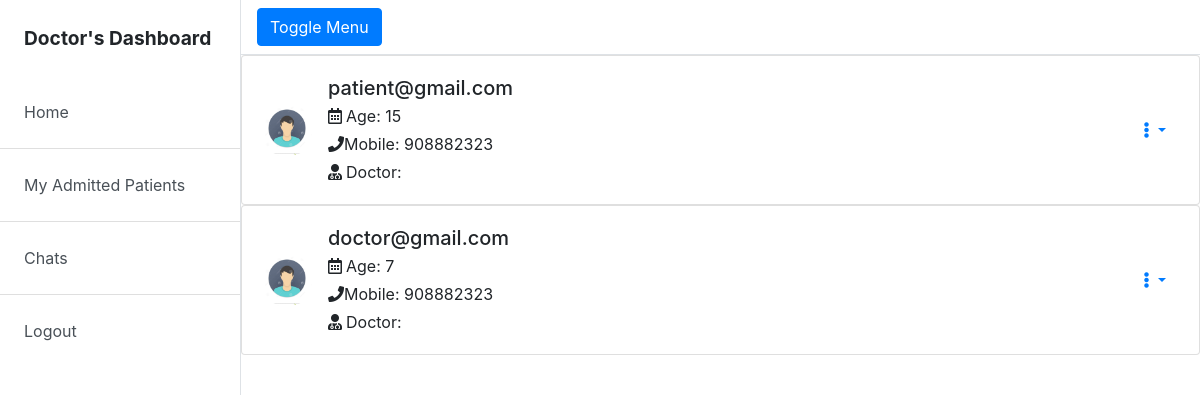
Page /patients/ (signed in) on the committed database.
### Hospital_Management/models.py (models this page shows, shortened)
class PatientDetails(models.Model):
    patient = models.OneToOneField(User, on_delete=models.CASCADE, primary_key=True)
    mobile = models.IntegerField()
    age = models.IntegerField()
    weight = models.PositiveIntegerField()
    height = models.PositiveIntegerField()
    blood_type = models.CharField(max_length=4)
    address = models.CharField(max_length=50)
    symptoms = models.CharField(max_length=30)
    entry = models.DateField(auto_now_add=True)
    def __str__(self):
        return self.patient.get_name()

class User(AbstractBaseUser, PermissionsMixin):
    email = models.EmailField(unique=True, null=True, db_index=True, verbose_name='email address', max_length=255)
    is_staff = models.BooleanField(default=False)
    is_patient = models.BooleanField(default=False)
    is_active = models.BooleanField(default=True)
    is_admin = models.BooleanField(default=False)
    firstname = models.CharField(max_length=30)
    lastname = models.CharField(max_length=30)
    is_superuser = models.BooleanField(default=False)
    REQUIRED_FIELDS = []
    USERNAME_FIELD = 'email'
    objects = MyUserManager()
    def has_perm(self, perm, obj=None):
        return True
    def get_name(self):
        return self.email

### Hospital_Management/views.py (the view)
# urls.py: path('patients/', Patients.as_view(), name='patients'),
class Patients(LoginRequiredMixin, PermissionRequiredMixin, generic.ListView):
    permission_required = ('Hospital_Management.view_patient', )
    model = models.PatientDetails
    template_name = 'patient_templates/patients.html'
    def get_context_data(self, *args, **kwargs):
        context = super(Patients, self).get_context_data(*args, **kwargs)
        context['patients'] = self.model.objects.all()
        return context

### Hospital_Management_App/context_processors.py (called while the page is built)
def has_group(user, group_name):
    group = Group.objects.get(name=group_name)
    return True if group in user.groups.all() else False

def base_template(request):
    user = request.user
    templates = {}
    if user.is_authenticated:
        if has_group(user, 'Admin'):
            templates['base'] = 'base/base.html'
            templates['home'] = 'doctordashboard.html'
        elif has_group(user, 'Receptionist'):
            templates['base'] = 'base/receptionistbase.html'
            templates['home'] = 'receptionistDashBoard.html'
        elif has_group(user, 'Patients'):
            templates['base'] = 'base/patientdashbase.html'
            templates['home'] = 'receptionistDashBoard.html'
        elif has_group(user, 'Doctors'):
            templates['base'] = 'base/doctordashbase.html'
            templates['home'] = 'receptionistDashBoard.html'
    return {'templates': templates}

### Hospital_Management/templates/patient_templates/patients.html (shortened to what this page needs)
{% extends templates.base %}
 {% load static %}
{% block content %}
<head>
</head>
     {% for patient in patients %}
    <div class="card appointment-card" id="card-{{appointment.id}}">
        <div class="card-body d-flex align-items-center">
            <img src="{% static 'images/avatar.jpg' %}" alt="User profile picture" class="rounded-circle mr-3" width="50" height="50">
            <div class="text-left">
              <h5 class="card-title mb-1">{{ patient}}</h5>
              <p class="card-text mb-1"><i class="far fa-calendar-alt mr-1"></i>Age: {{patient.age}}</p>
              <p class="card-text mb-1"><i class="fas fa-phone"></i>Mobile: {{patient.mobile}}</p>
              <p class="card-text"><i class="fas fa-user-md mr-1"></i>Doctor: {{patient.assigned_doctor.firstname}}</p>
            </div>
              <div class="ml-auto">
                  <button class="btn btn-link dropdown-toggle" type="button" id="dropdownMenuButton" data-toggle="dropdown" aria-haspopup="true" aria-expanded="false">
                    <i class="fas fa-ellipsis-v"></i>
                  </button>
              </div>
        </div>
    </div>
    {% endfor %}
{% endblock %}

### rows in the picture
PatientDetails: patient_id.email "patient@gmail.com", age "15", mobile "908882323"
PatientDetails: patient_id.email "doctor@gmail.com", age "7", mobile "908882323"
